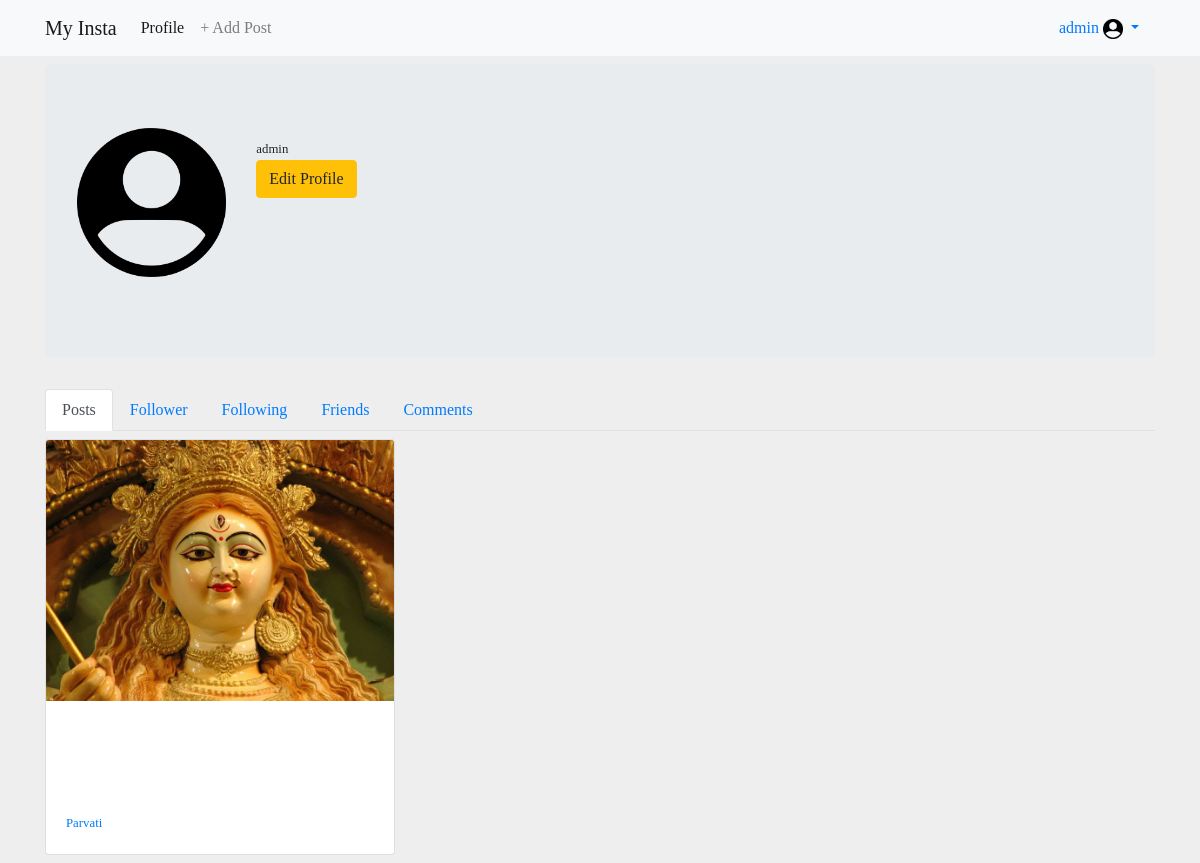
The app's page /accounts/profile/1/ (signed in) with its own data.
### accounts/models.py (models this page shows)
class PublicUser(AbstractUser):
    username =models.CharField(max_length=100, null=True,blank=True)
    image =models.ImageField(upload_to="uploads/photos", default="a.png")
    mobile=models.CharField(max_length=10, unique=True,null=True,blank=True)
    email=models.EmailField(max_length=200,unique=True)
    about_me=models.TextField(blank=True,null=True)
    dob=models.DateTimeField(null=True,blank=True)
    gender=models.CharField(max_length=1,
                            choices=(('1',"Male"),('2',"Female")),
                            default="")
    USERNAME_FIELD = 'email'
    REQUIRED_FIELDS = []
    objects = UserManager()
    def myusername(self):
        email=str(self.email).split("@")
        try:
            username =email[0]
        except:
            username = ""
        return username

### posts/models.py (models this page shows)
class Post(models.Model):
    user=models.ForeignKey(PublicUser, on_delete=models.CASCADE, related_name="post_user")
    image =models.ImageField(upload_to="uploads/posts",default="p.png")
    desc =models.TextField(max_length=1000)
    post_type = models.CharField(max_length=1,
                              choices=(('1', "Public"), ('2', "Private")),
                              default="1")
    created_at =models.DateTimeField(auto_now_add=True)
    updated_at =models.DateTimeField(auto_now=True)
    status = models.CharField(max_length=1,
                                 choices=(
                                     ('1', "Active"),
                                     ('2', "Inactive"),
                                     ('3', "Blocked"),
                                     ('4', "Spam"),
                                 ),
                                 default="1")
    likes =models.ManyToManyField(PublicUser, related_name="like_post",null=True,blank=True)

### accounts/views.py (the view)
# urls.py: path('profile/<user_id>/',views.profile_view, name='profile'),
@login_required(login_url="login")
def profile_view(request,user_id):
    context = {}
    user = PublicUser.objects.get(id=user_id)
    context['user'] = user
    return render(request,"accounts/profile.html",context)

### templates/accounts/profile.html (shortened to what this page needs)
{% extends "base.html"%}
{% block content%}
{% include 'nav.html'%}
<div class="container">
    <div class="jumbotron">
        <div class="row">
            <div class="col-md-2">
               <img src="/media/{{user.image}}/" width="100%">
            </div>
            <div class="col-md-8">
                <small>{{user.myusername}}</small>
                <div>
                    {% if request.user == user %}
                    <a href="/accounts/edit_profile/{{user.id}}/" class="btn btn-warning">Edit Profile</a>
                    {% endif %}
                </div>
            </div>
        </div>
    </div>
    <ul class="nav nav-tabs" id="myTab" role="tablist">
        <li class="nav-item">
            <a class="nav-link active" id="post-tab" data-toggle="tab" href="#post" role="tab" aria-controls="post"
               aria-selected="true">Posts</a>
        </li>
        <li class="nav-item">
            <a class="nav-link" id="follower-tab" data-toggle="tab" href="#follower" role="tab" aria-controls="follower"
               aria-selected="false">Follower</a>
        </li>
         <li class="nav-item">
            <a class="nav-link" id="following-tab" data-toggle="tab" href="#following" role="tab" aria-controls="following"
               aria-selected="false">Following</a>
        </li>
        <li class="nav-item">
            <a class="nav-link" id="friend-tab" data-toggle="tab" href="#friend" role="tab" aria-controls="friend"
               aria-selected="false">Friends</a>
        </li>
        <li class="nav-item">
            <a class="nav-link" id="comments-tab" data-toggle="tab" href="#comments" role="tab" aria-controls="comments"
               aria-selected="false">Comments</a>
        </li>
    </ul>
    <div class="tab-content" id="myTabContent">
        <div class="tab-pane fade show active" id="post" role="tabpanel" aria-labelledby="post-tab">
            <div class="row">
                {% for post in user.post_user.all%}
                <div class="col-md-4">
                    <div class="card my-2">
                        <a href="/post_details/{{post.id}}/">
                        <div class="card-img">
                            <img src="/media/{{post.image}}" width="100%">
                        </div>
                        <div class="card-body">
                            <small>{{post.desc}}</small>
                        </div>
                        </a>
                   </div>
                </div>
                {% endfor%}
            </div>
        </div>
    </div>
</div>
{% endblock%}>

### templates/base.html (shortened to what this page needs)
<!DOCTYPE html>
<html lang="en">
<head>
  <link rel="stylesheet" href="https://cdnjs.cloudflare.com/ajax/libs/font-awesome/4.7.0/css/font-awesome.min.css">
  <link rel="stylesheet" href="https://maxcdn.bootstrapcdn.com/bootstrap/4.5.2/css/bootstrap.min.css">
  <link rel="stylesheet" href="/static/css/style.css">
</head>
<body>
{% block content%}
{% endblock%}
</body>
</html>

### templates/nav.html (shortened to what this page needs)
<nav class="navbar navbar-expand-lg navbar-light bg-light">
    <div class="container">
  <a class="navbar-brand" href="/">My Insta</a>
  <div class="collapse navbar-collapse" id="navbarSupportedContent">
    <ul class="navbar-nav mr-auto">
      <li class="nav-item active">
        <a class="nav-link" href="/accounts/profile/{{request.user.id}}/">Profile<span class="sr-only">(current)</span></a>
      </li>
        <li class="nav-item">
        <a class="nav-link" href="#" data-toggle="modal" data-target="#AddPostModal"> + Add Post</a>
      </li>
    </ul>
    <div class="form-inline my-2 my-lg-0">
        <div class="nav-item dropdown">
        <a class="nav-link dropdown-toggle" href="#" id="navbarDropdown" role="button" data-toggle="dropdown" aria-haspopup="true" aria-expanded="false">
         {{request.user.myusername}}
            <img src="/media/{{request.user.image}}" width="20px">
        </a>
      </div>
      </div>
  </div>
</div>
</nav>

### static/css/style.css (style rules this page uses)
body { background:#eee; font-family: 'Arvo', serif; }
.card-img { max-width: 100%; height: 350px; overflow: hidden; }

### records on screen
PublicUser: user.myusername "admin", user.image (picture), image (picture), myusername "admin"
Post: image (picture), desc "Parvati"
